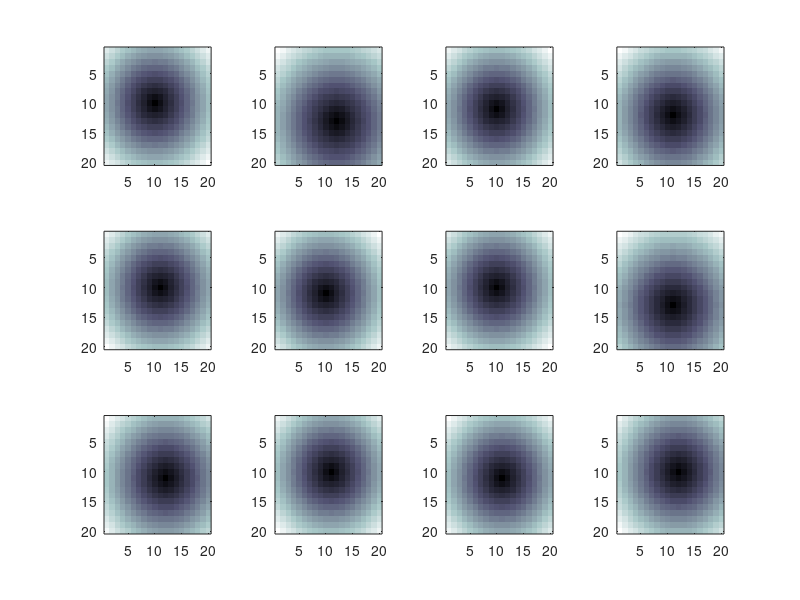

MATLAB code to generate this figure: (Note: this script raises an error after producing the figure.)
patchSize = 20;
numRows = 3;
numCol = 4;
numPatches = numRows*numCol;
maxRadius = 7;
minRadius = 1;
centerVariation = 4;

patches = cell(1,numPatches);
center = floor([patchSize/2 patchSize/2]);
centerVariants = floor(centerVariation*rand(numPatches,2));
centers = repmat(center,numPatches,1) + centerVariants;

%makes the first one the baseline
centers(1,:) = center;
centerVariants(1,:) = [0 0];


for k = 1:numPatches
   newPatch = zeros(patchSize,patchSize);
   curRadius = maxRadius*rand(1,1) + minRadius;
   for i = 1:patchSize
       for j = 1:patchSize
           dist = norm([i j] - centers(k,:));
           newPatch(i,j) = dist/curRadius;
       end
   end
    patches{k} = newPatch;
end


figure
colormap bone;
colorbar;
for k = 1:numPatches
   subplot(3,4,k);
   imagesc(patches{k})
end


%%
basePatch = patches{1};

mseVals = zeros(1,numPatches);
for k = 1:numPatches
    curPatch = patches{k};
    mseVals(k) = mean((curPatch(:)-basePatch(:)).^2);
end
[orderedMSE,indices] = sort(mseVals);

%{
figure
colormap bone;
colorbar;
for k = 1:numPatches
   subplot(2,3,k);
   imagesc(patches{indices(k)})
end
%}

distsFromCenter = sqrt(centerVariants(:,1).^2 + centerVariants(:,2).^2);
distsFromCenter(indices)

%%

%these are the ones for the 500x500 patches
save('goodMSEpatches.mat','patches','basePatch','-v7.3');
%%

%these are the ones for the 500x500 patches
load('goodMSEpatches.mat');

%%

%these are the ones for the 20x20 patches
save('goodMSEpatches2.mat','patches','basePatch','-v7.3');
%%

%these are the ones for the 20x20 patches
load('goodMSEpatches2.mat');

%%

numPatches = 12;
for k = 1:numPatches
   sum(sum(patches{k})) 
end